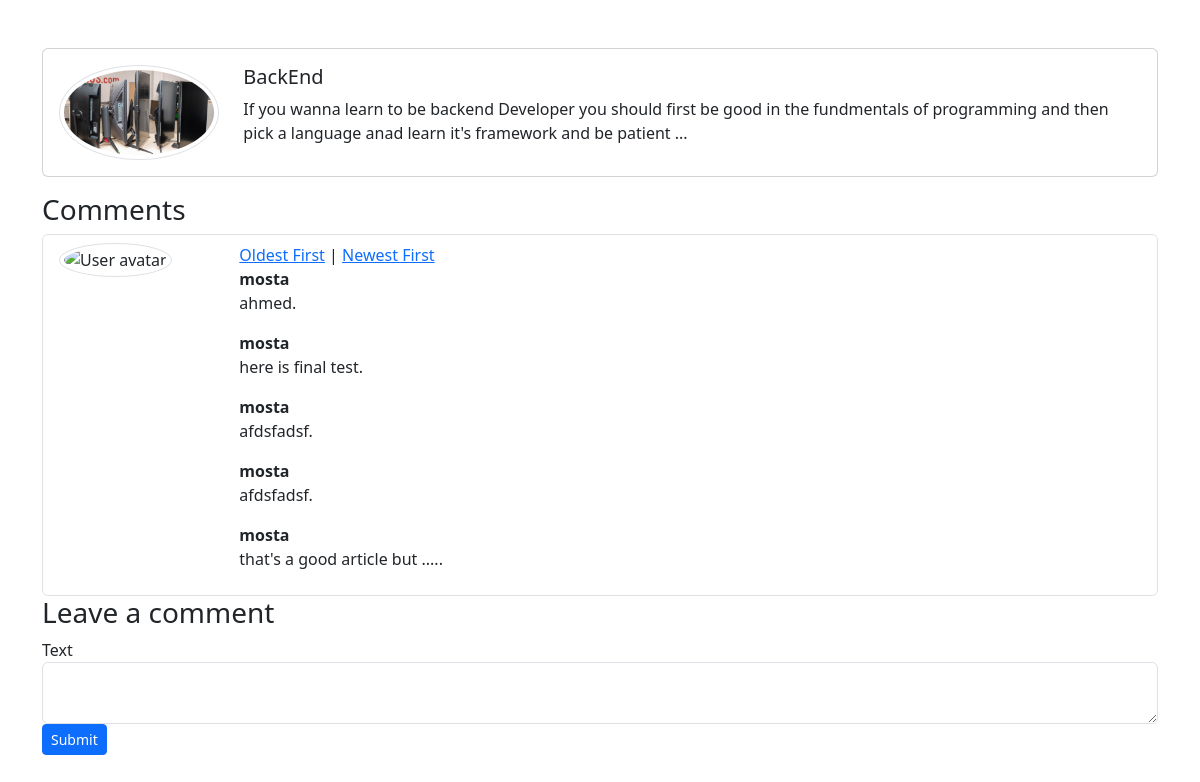
Page /posts/1 on the earlier database version.
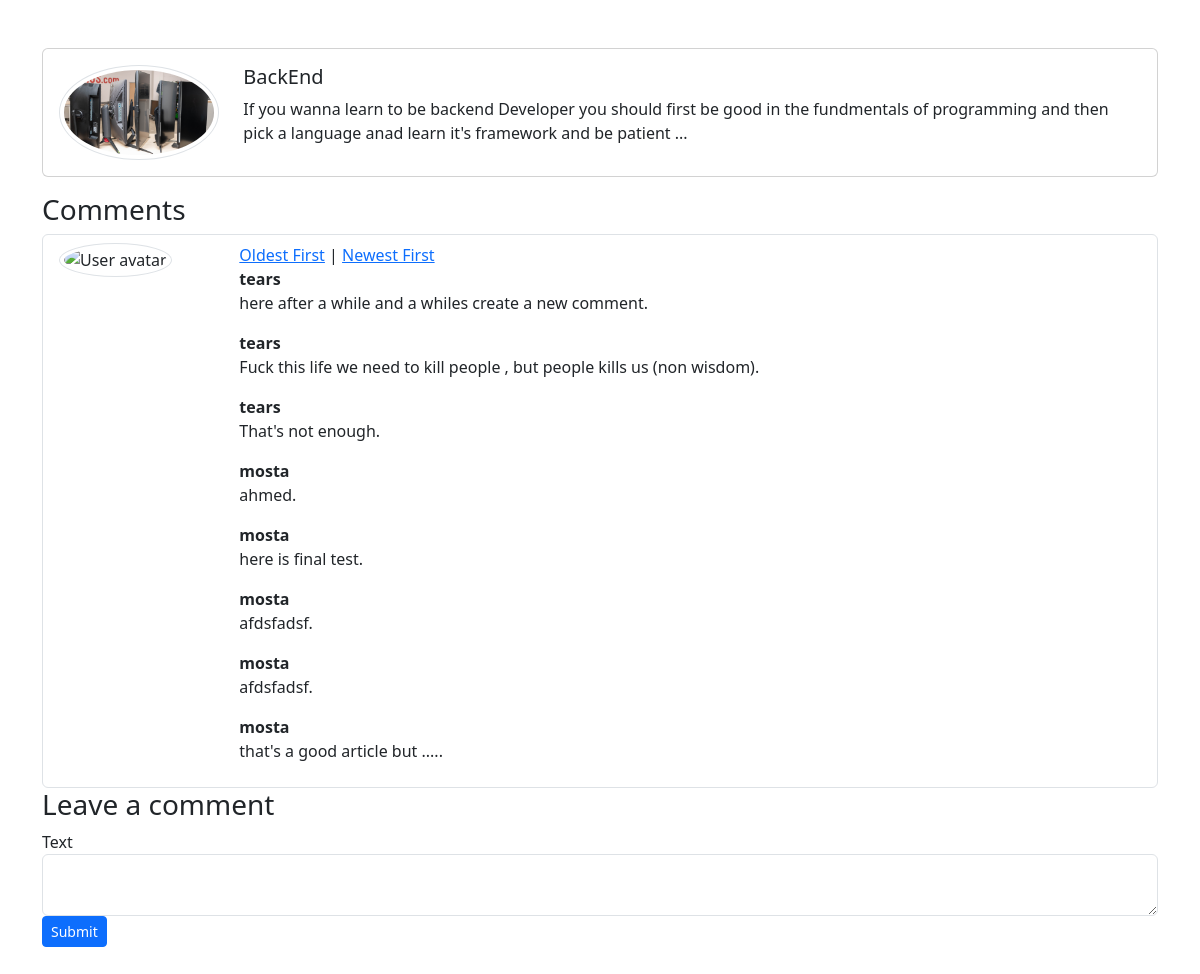
Same page on the later database version.
### Siebel/models.py (models this page shows, shortened)
class Post(models.Model):
    author = models.ForeignKey(User,on_delete=models.CASCADE,null = True, blank = True)
    title = models.CharField(max_length=50,null = True, blank = True)
    content = models.TextField(null = True, blank = True)
    image = models.ImageField(upload_to='post',null = True, blank = True)
    create_at = models.DateTimeField(default=timezone.now,null = True, blank = True)

class Comment(models.Model):
    user = models.ForeignKey(User,on_delete=models.CASCADE,null = True, blank = True)
    post = models.ForeignKey(Post,related_name = 'comment_post', on_delete=models.CASCADE,null = True, blank= True)
    content = models.TextField(max_length=1000)
    create_at = models.DateTimeField(default=timezone.now,null = True, blank = True)

### Siebel/views.py (the view)
# urls.py: path('posts/<int:pk>', addComment),
def addComment(request,pk):
    post = get_object_or_404(Post, pk=pk)
    order = request.GET.get('order', 'newest')
    if order == 'oldest':
        comments = Comment.objects.filter(post=post).order_by('create_at')
    elif order=='newest':
        comments = Comment.objects.filter(post=post).order_by('-create_at')
    else:
        comments = Comment.objects.filter(post=post)
    if request.method == 'POST':
        form = CommentForm(request.POST)
        if form.is_valid():
            comment = form.save(commit=False)
            comment.user = request.user
            comment.post = post
            comment.save()
            return redirect(f'/posts/{post.pk}' )
    else:
        form = CommentForm()
    return render(request, 'post_details.html', {'post':post,'form': form , 'comments':comments,})

### Siebel/forms.py
class CommentForm(forms.ModelForm):
    class Meta:
        model = Comment
        fields = ['content']

### templates/post_details.html (shortened to what this page needs)
<!doctype html>
<html lang="en">
  <head>
  </head>
    <link href="https://cdn.jsdelivr.net/npm/bootstrap@5.3.2/dist/css/bootstrap.min.css" rel="stylesheet">
  </head>
  <body>
    <div class="container py-5">
      <div class="card mb-3">
        <div class="card-body">
          <div class="row">
            <div class="col-sm-2 align-self-center">
              <img src="{{post.image.url}}" alt="User avatar" class="rounded-circle img-thumbnail">
            </div>
            <div class="col-sm-10">
              <h5 class="card-title">{{post.title}}</h5>
              <p class="card-text">{{post.content}}</p>
            </div>
          </div>
        </div>
      </div>
      <h3>Comments</h3>
      <div class="list-group">
        <div class="list-group-item d-flex">
          <div class="col-2 pl-0">
            <img src="user-placeholder.png" alt="User avatar" class="rounded-circle img-thumbnail">
          </div>
          <div class="col-10">
            <a href="?order=oldest">Oldest First</a> |
            <a href="?order=newest">Newest First</a>
          {% for comment in comments  %}
            <div class="d-flex justify-content-between align-items-center">
              <span><b>{{comment.user}}</b></span>
            </div>
            <p>{{comment.content}}.</p>
            {% endfor %}
          </div>
        </div>
        </div>
      <h3>Leave a comment</h3>
      <form method="post" action="/posts/{{ post.pk }}/add_comment">
        <div class="form-group">
            <label for="comment-text">Text</label>
            <textarea class="form-control" name="content" id="comment-text" rows="2"></textarea>
        </div>
        <button type="submit" class="btn btn-primary btn-sm">Submit</button>
    </form>
    </div>

Differences in the rows shown:
added Comment: user "tears", content "here after a while and a whiles create a new comment"
added Comment: user "tears", content "Fuck this life we need to kill people , but people kills us (non wisdom)"
added Comment: user "tears", content "That's not enough"
